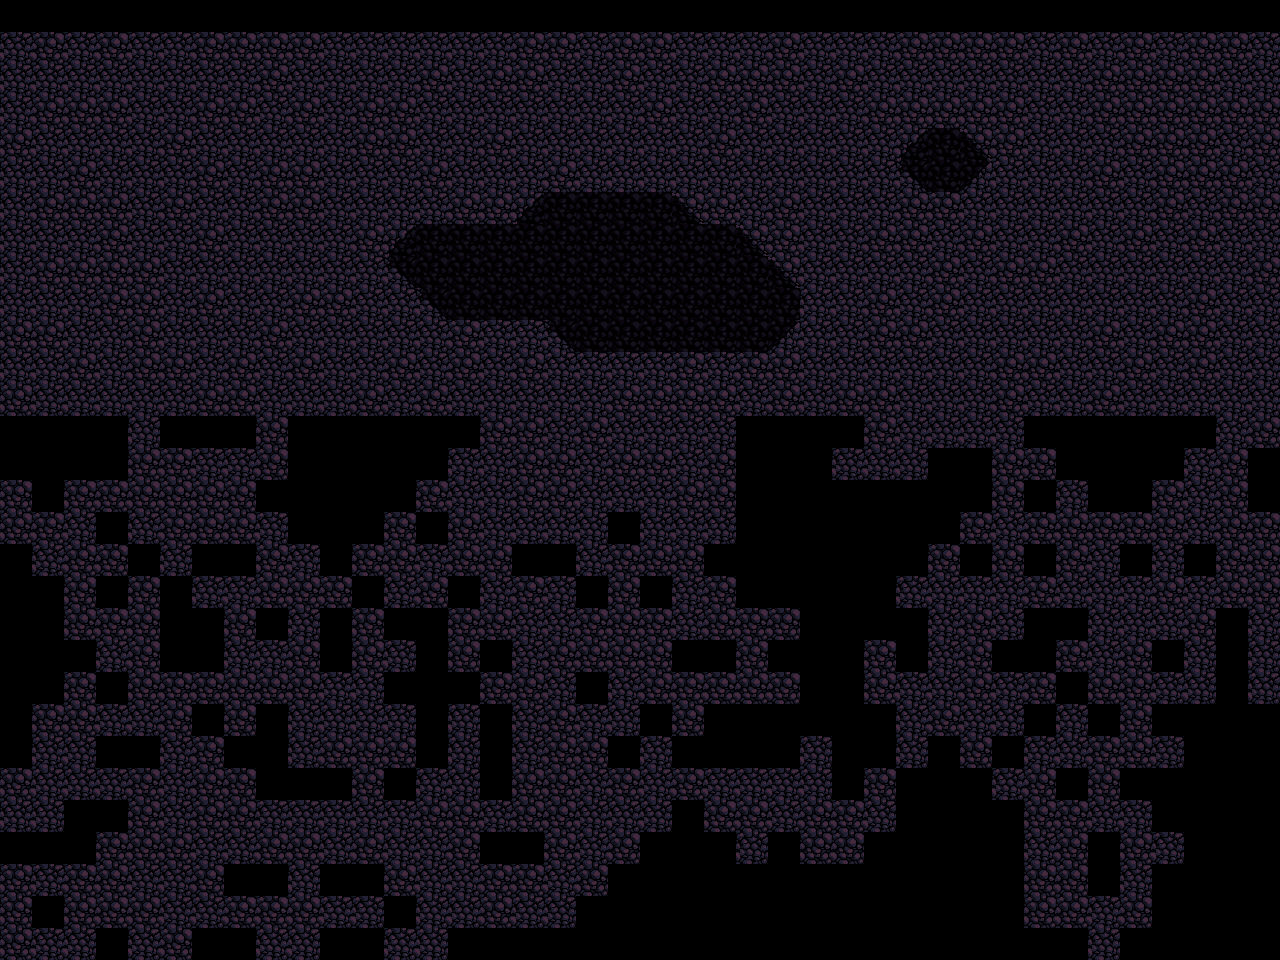

The image is a tile-based game level rendered from a .tmx file. Its description and source (layers, tilesets, objects; grid data summarised) follow:
An orthogonal 40x30 tile map with 32x32 px tiles, 1 tile layer (Calque de Tile 1).

<map version="1.0" orientation="orthogonal" width="40" height="30" tilewidth="32" tileheight="32">
 <tileset firstgid="1" name="level_1" tilewidth="32" tileheight="32">
  <image source="tiles.png" width="512" height="512" />
  <terraintypes>
   <terrain name="rocky" tile="-1" />
  </terraintypes>
  <tile id="4">
   <properties>
    <property name="col" value="1" />
    <property name="id" value="WORLD1_PLATFORM_LEFT" />
   </properties>
  </tile>
  <tile id="5">
   <properties>
    <property name="col" value="1" />
    <property name="id" value="WORLD1_PLATFORM" />
   </properties>
  </tile>
  <tile id="6">
   <properties>
    <property name="col" value="1" />
    <property name="id" value="WORLD1_PLATFORM_RIGHT" />
   </properties>
  </tile>
  <tile id="9" terrain="0,0,0," />
  <tile id="10" terrain="0,0,," />
  <tile id="11" terrain="0,0,,0">
   <properties>
    <property name="" value="" />
   </properties>
  </tile>
  <tile id="12" terrain=",,,0" />
  <tile id="13" terrain=",,0," />
  <tile id="14">
   <properties>
    <property name="id" value="BACK1_LIGHT1" />
   </properties>
  </tile>
  <tile id="15">
   <properties>
    <property name="id" value="BACK1_DARK1" />
   </properties>
  </tile>
  <tile id="16">
   <properties>
    <property name="id" value="WORLD1_LADDER_TOP" />
    <property name="ladder" value="1" />
   </properties>
  </tile>
  <tile id="17">
   <properties>
    <property name="id" value="WORLD1_LADDER" />
    <property name="ladder" value="1" />
   </properties>
  </tile>
  <tile id="18">
   <properties>
    <property name="id" value="FLOWER" />
    <property name="spawn" value="Flower" />
   </properties>
  </tile>
  <tile id="20">
   <properties>
    <property name="col" value="1" />
    <property name="id" value="WORLD1_GROUND" />
   </properties>
  </tile>
  <tile id="21">
   <properties>
    <property name="col" value="1" />
    <property name="id" value="WORLD1_DIRT1" />
   </properties>
  </tile>
  <tile id="22">
   <properties>
    <property name="col" value="1" />
    <property name="id" value="WORLD1_DIRT_HALF" />
   </properties>
  </tile>
  <tile id="23" terrain="0,0,0,0">
   <properties>
    <property name="id" value="WORLD1_BACK_PLAIN" />
   </properties>
  </tile>
  <tile id="25" terrain="0,,0," />
  <tile id="27" terrain=",0,,0" />
  <tile id="28" terrain=",0,," />
  <tile id="29" terrain="0,,," />
  <tile id="30">
   <properties>
    <property name="id" value="BACK1_LIGHT2" />
   </properties>
  </tile>
  <tile id="31">
   <properties>
    <property name="id" value="BACK1_DARK2" />
   </properties>
  </tile>
  <tile id="32">
   <properties>
    <property name="id" value="SPIDER" />
    <property name="spawn" value="Spider" />
   </properties>
  </tile>
  <tile id="33">
   <properties>
    <property name="id" value="ZOMBIE" />
    <property name="spawn" value="Zombie" />
   </properties>
  </tile>
  <tile id="34">
   <properties>
    <property name="id" value="JACK" />
   </properties>
  </tile>
  <tile id="36">
   <properties>
    <property name="col" value="1" />
    <property name="id" value="WORLD1_DIRT2" />
   </properties>
  </tile>
  <tile id="37">
   <properties>
    <property name="col" value="1" />
    <property name="id" value="WORLD1_DIRT_SKELETON" />
   </properties>
  </tile>
  <tile id="38">
   <properties>
    <property name="id" value="EXIT" />
   </properties>
  </tile>
  <tile id="41" terrain="0,,0,0">
   <properties>
    <property name="id" value="WORLD1_BACK_OUTER_TOP_RIGHT" />
   </properties>
  </tile>
  <tile id="42" terrain=",,0,0">
   <properties>
    <property name="id" value="WORLD1_BACK_OUTER_TOP" />
   </properties>
  </tile>
  <tile id="43" terrain=",0,0,0" />
  <tile id="46">
   <properties>
    <property name="id" value="BACK1_NORTH_WEST" />
   </properties>
  </tile>
  <tile id="47">
   <properties>
    <property name="id" value="BACK1_NORTH_EAST" />
   </properties>
  </tile>
  <tile id="62">
   <properties>
    <property name="id" value="BACK1_SOUTH_WEST" />
   </properties>
  </tile>
  <tile id="63">
   <properties>
    <property name="id" value="BACK1_SOUTH_EAST" />
   </properties>
  </tile>
  <tile id="85">
   <properties>
    <property name="" value="" />
   </properties>
  </tile>
  <tile id="86">
   <properties>
    <property name="" value="" />
   </properties>
  </tile>
  <tile id="87">
   <properties>
    <property name="" value="" />
   </properties>
  </tile>
  <tile id="101">
   <properties>
    <property name="" value="" />
   </properties>
  </tile>
  <tile id="102">
   <properties>
    <property name="" value="" />
   </properties>
  </tile>
  <tile id="103">
   <properties>
    <property name="" value="" />
   </properties>
  </tile>
  <tile id="112">
   <properties>
    <property name="id" value="BOULDER" />
   </properties>
  </tile>
  <tile id="117">
   <properties>
    <property name="" value="" />
   </properties>
  </tile>
  <tile id="118">
   <properties>
    <property name="" value="" />
   </properties>
  </tile>
  <tile id="119">
   <properties>
    <property name="" value="" />
   </properties>
  </tile>
  <tile id="129">
   <properties>
    <property name="col" value="2" />
    <property name="id" value="SPIKE1" />
   </properties>
  </tile>
  <tile id="130">
   <properties>
    <property name="col" value="2" />
    <property name="id" value="SPIKE2" />
   </properties>
  </tile>
  <tile id="224">
   <properties>
    <property name="id" value="BIG_BLUE_JEWEL" />
   </properties>
  </tile>
  <tile id="240">
   <properties>
    <property name="id" value="BLUE_JEWEL" />
   </properties>
  </tile>
 </tileset>
 <layer name="Calque de Tile 1" width="40" height="30">
  <data>[1200 cells, 1200 non-empty, 11 distinct tile ids]</data>
 </layer>
</map>
